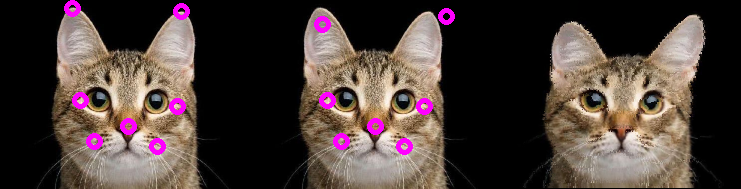
#> input picture data/cat_affine.png, 741 x 189 px, found by its file name
$ python edit.py
#> lines starting #> are read from the running program, lines starting #| are printed output that depends on the picture; after the words box and inside, x2 and y2 are one past the last pixel; in counts of white or black regions, pixels touching at a corner belong together
import cv2
import numpy as np

img = cv2.imread('/home/rui/remotePan/MLS/data/cat_affine.png')
#> img is the input picture: shape (189, 741, 3); mean B, G, R 56.4, 60.6, 74.2
# img = cv2.imread('/home/rui/remotePan/MLS/data/cat_sim.png')
# img = cv2.imread('/home/rui/remotePan/MLS/data/cat_arigid.png')
pad = np.zeros((50,img.shape[1],3),dtype=np.uint8)
imgPad = np.vstack([pad,img])
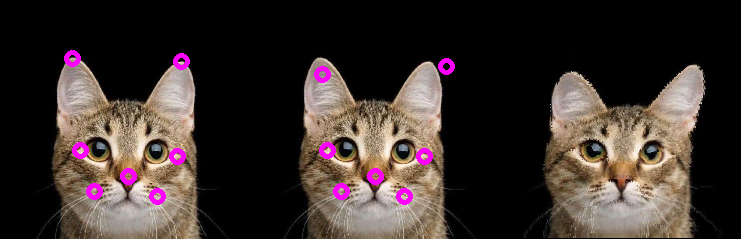
#> imgPad: shape (239, 741, 3); mean B, G, R 44.6, 47.9, 58.7
font = cv2.FONT_HERSHEY_SIMPLEX

cv2.putText(imgPad,'affine_mls',(290,30),font,0.8,(0,0,255),2)
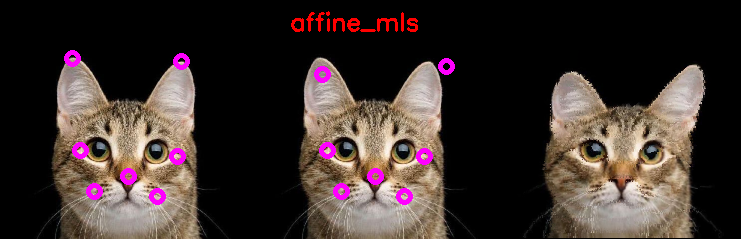
#> imgPad: shape (239, 741, 3); 0.5% of pixels changed, all inside (x1, y1, x2, y2) = (291, 11, 418, 32)
# cv2.putText(imgPad,'similarity_mls',(290,30),font,0.8,(0,0,255),2)
# cv2.putText(imgPad,'rigid_mls',(290,30),font,0.8,(0,0,255),2)

cv2.imshow('img',imgPad)
cv2.imwrite('/home/rui/remotePan/MLS/data/cat_affine_pad.png',imgPad)
cv2.waitKey(0)

$ run again, with data/affineLine.png copied over data/cat_affine.png
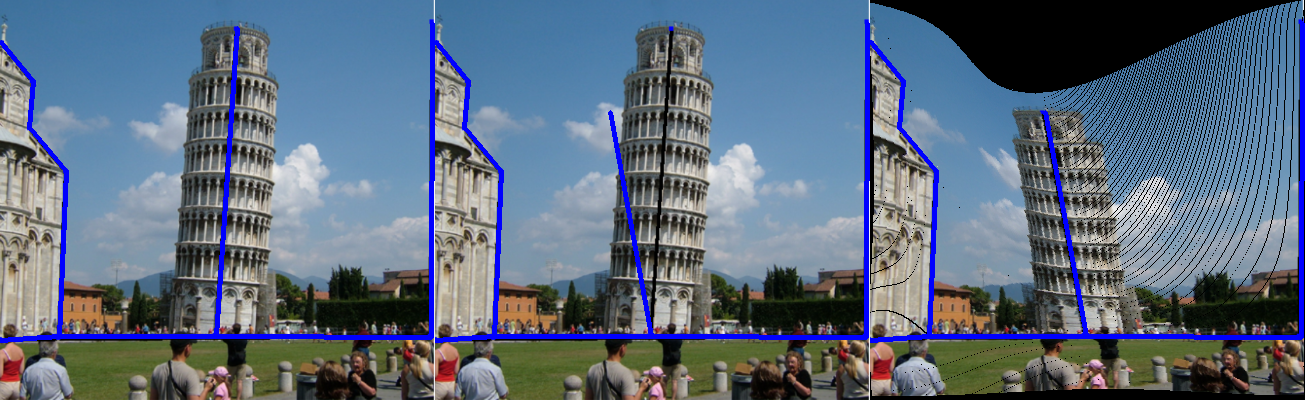
#> input picture data/affineLine.png, 1305 x 400 px, found by its file name
#> img is the input picture: shape (400, 1305, 3); mean B, G, R 127.3, 108.6, 93.4
#> `imgPad = np.vstack([pad,img])`:
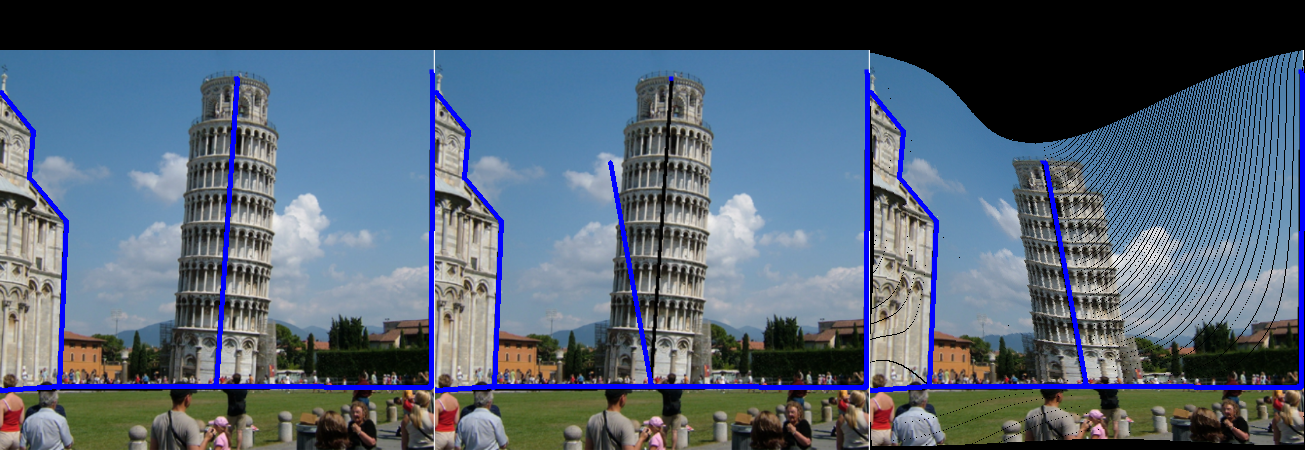
#> imgPad: shape (450, 1305, 3); mean B, G, R 113.1, 96.5, 83
#> `cv2.putText(imgPad,'affine_mls',(290,30),font,0.8,(0,0,255),2)`:
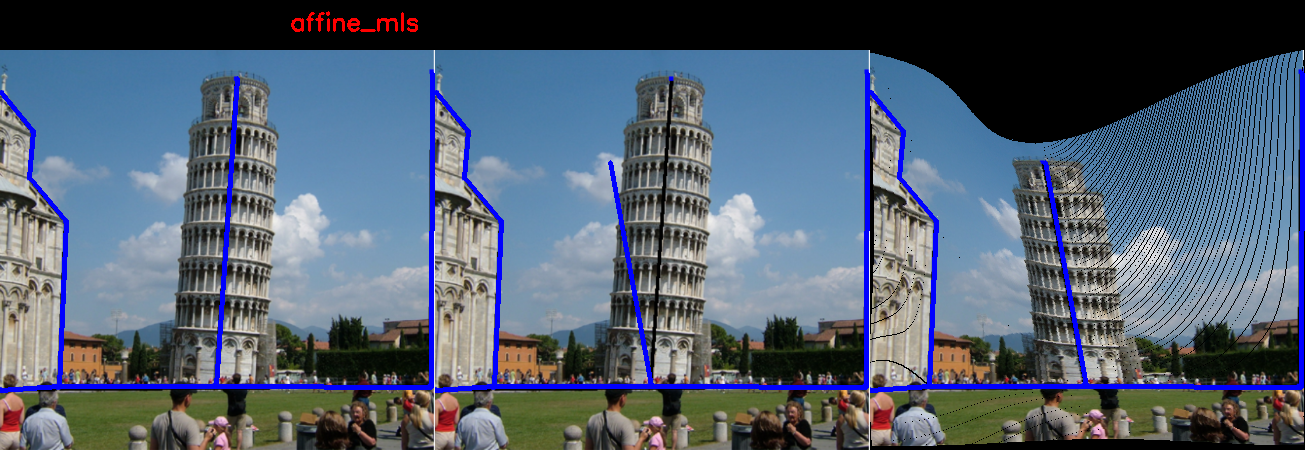
#> imgPad: shape (450, 1305, 3); 0.15% of pixels changed, all inside (x1, y1, x2, y2) = (291, 11, 418, 32)

$ run again, with data/cat_rigid_pad.png copied over data/cat_affine.png
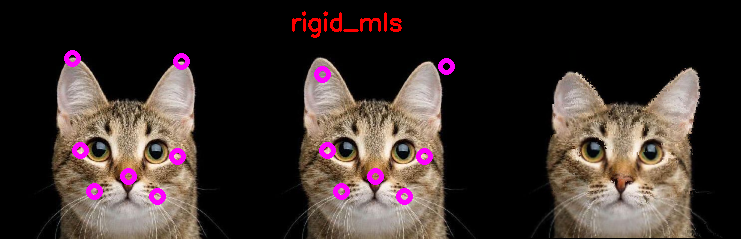
#> input picture data/cat_rigid_pad.png, 741 x 239 px, found by its file name
#> img is the input picture: shape (239, 741, 3); mean B, G, R 44.3, 47.5, 59.4
#> `imgPad = np.vstack([pad,img])`:
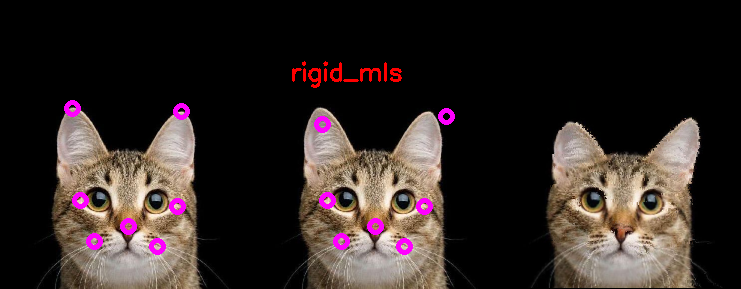
#> imgPad: shape (289, 741, 3); mean B, G, R 36.6, 39.3, 49.1
#> `cv2.putText(imgPad,'affine_mls',(290,30),font,0.8,(0,0,255),2)`:
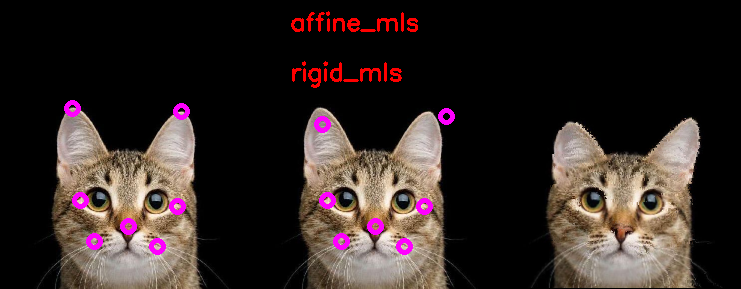
#> imgPad: shape (289, 741, 3); 0.41% of pixels changed, all inside (x1, y1, x2, y2) = (291, 11, 418, 32)
